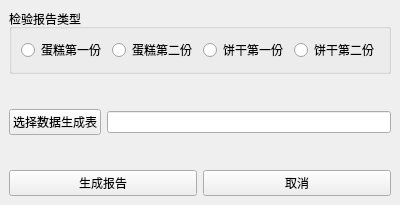
<?xml version="1.0" encoding="UTF-8"?>
<ui version="4.0">
 <class>MainWindow</class>
 <widget class="QMainWindow" name="MainWindow">
  <property name="geometry">
   <rect>
    <x>0</x>
    <y>0</y>
    <width>388</width>
    <height>205</height>
   </rect>
  </property>
  <property name="windowTitle">
   <string>格式化文件批量生成</string>
  </property>
  <widget class="QWidget" name="centralwidget">
   <layout class="QVBoxLayout" name="verticalLayout">
    <item>
     <widget class="QGroupBox" name="groupBox">
      <property name="title">
       <string>检验报告类型</string>
      </property>
      <layout class="QHBoxLayout" name="horizontalLayout_2">
       <item>
        <widget class="QRadioButton" name="radioButton_3">
         <property name="text">
          <string>蛋糕第一份</string>
         </property>
        </widget>
       </item>
       <item>
        <widget class="QRadioButton" name="radioButton">
         <property name="text">
          <string>蛋糕第二份</string>
         </property>
        </widget>
       </item>
       <item>
        <widget class="QRadioButton" name="radioButton_4">
         <property name="text">
          <string>饼干第一份</string>
         </property>
        </widget>
       </item>
       <item>
        <widget class="QRadioButton" name="radioButton_2">
         <property name="text">
          <string>饼干第二份</string>
         </property>
        </widget>
       </item>
      </layout>
     </widget>
    </item>
    <item>
     <spacer name="verticalSpacer">
      <property name="orientation">
       <enum>Qt::Vertical</enum>
      </property>
      <property name="sizeHint" stdset="0">
       <size>
        <width>20</width>
        <height>40</height>
       </size>
      </property>
     </spacer>
    </item>
    <item>
     <layout class="QHBoxLayout" name="horizontalLayout_3">
      <item>
       <widget class="QPushButton" name="pushButton_3">
        <property name="text">
         <string>选择数据生成表</string>
        </property>
       </widget>
      </item>
      <item>
       <widget class="QLineEdit" name="lineEdit"/>
      </item>
     </layout>
    </item>
    <item>
     <spacer name="verticalSpacer_2">
      <property name="orientation">
       <enum>Qt::Vertical</enum>
      </property>
      <property name="sizeHint" stdset="0">
       <size>
        <width>20</width>
        <height>40</height>
       </size>
      </property>
     </spacer>
    </item>
    <item>
     <layout class="QHBoxLayout" name="horizontalLayout">
      <item>
       <widget class="QPushButton" name="pushButton">
        <property name="text">
         <string>生成报告</string>
        </property>
       </widget>
      </item>
      <item>
       <widget class="QPushButton" name="pushButton_2">
        <property name="text">
         <string>取消</string>
        </property>
       </widget>
      </item>
     </layout>
    </item>
   </layout>
  </widget>
 </widget>
 <resources/>
 <connections/>
</ui>
